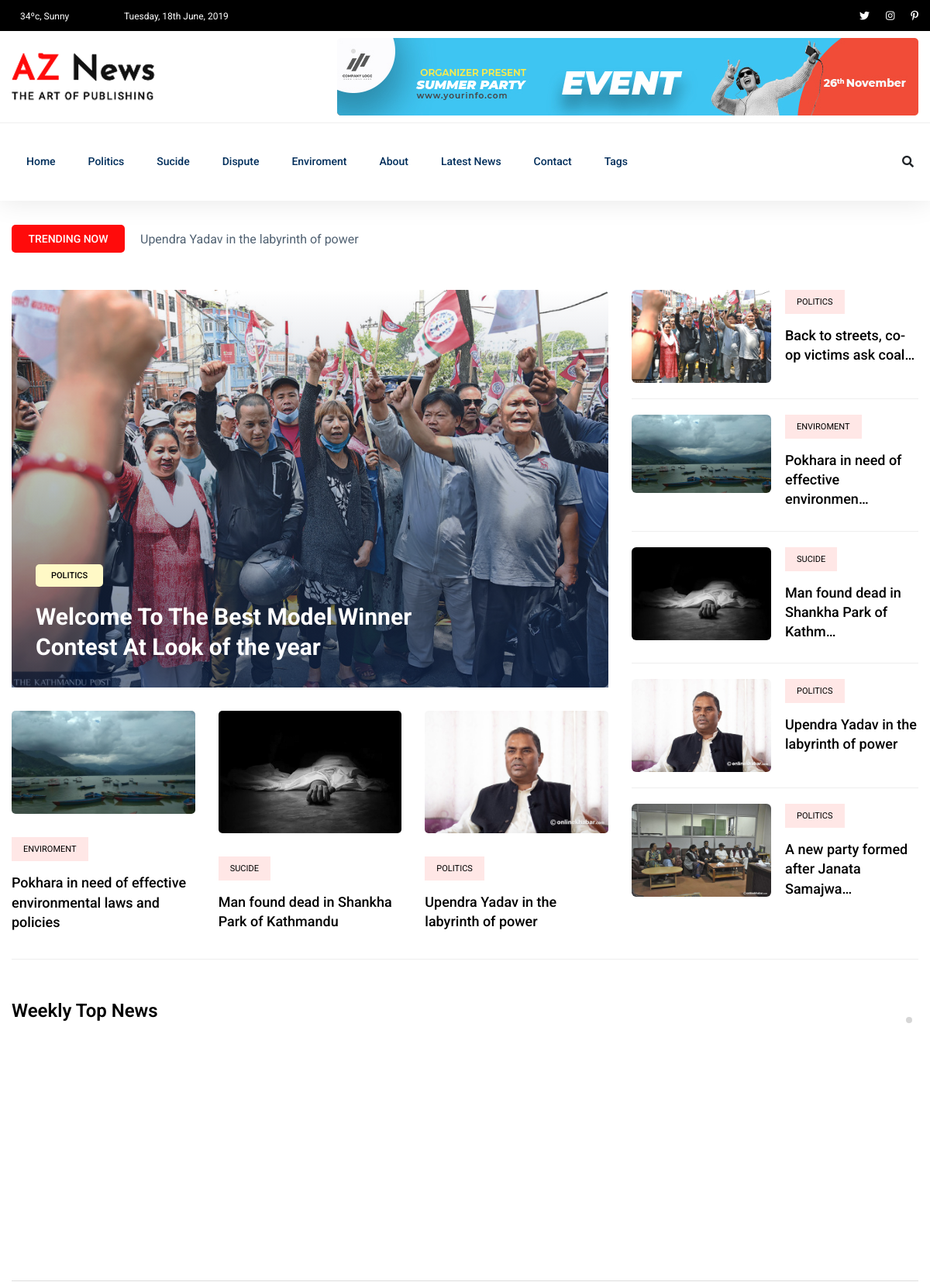
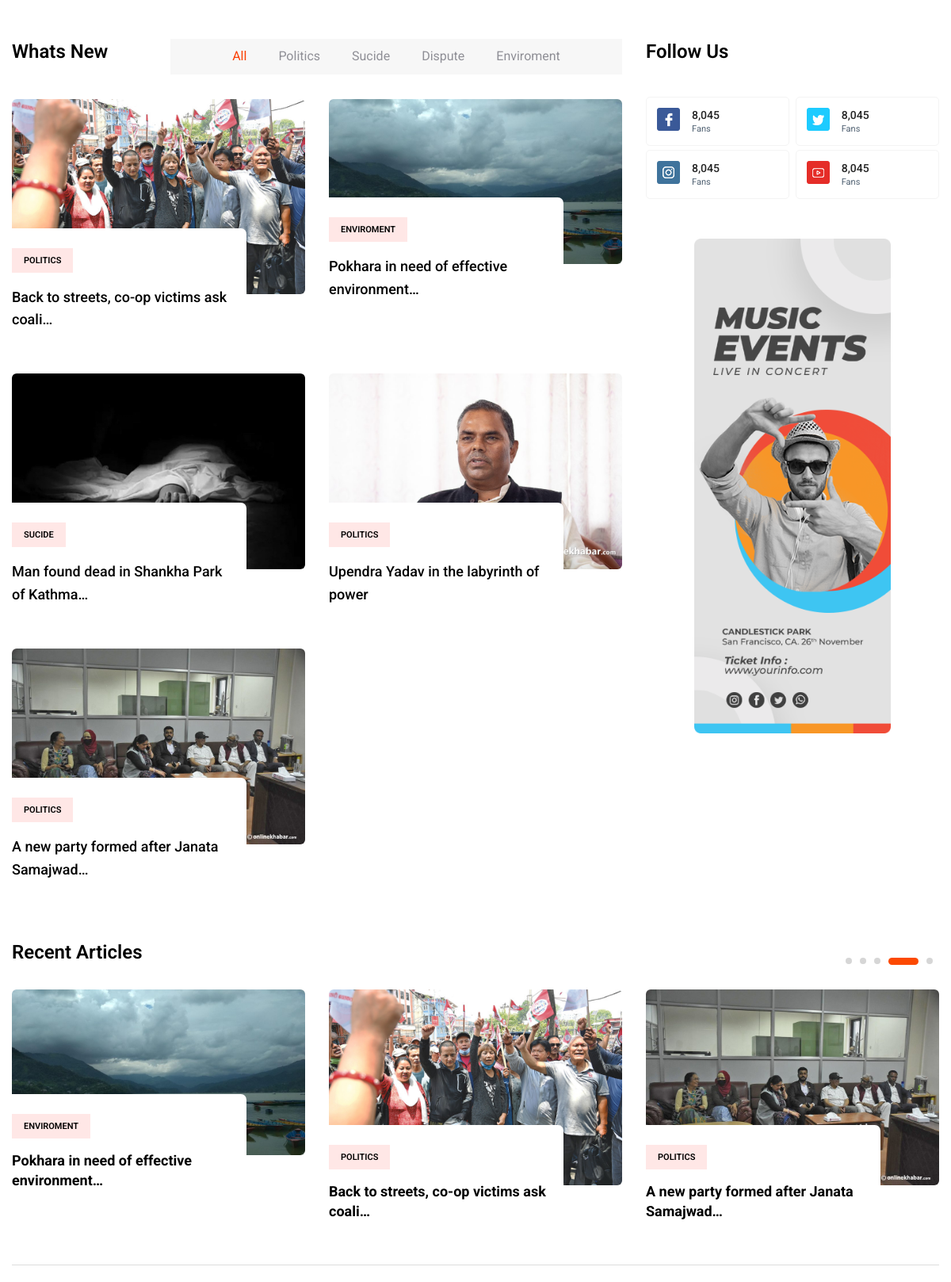
The page / (upper part) on the database its author committed (2 pictures, top to bottom).
### newspaper/models.py (models this page shows, shortened)
class TimeStampModel(models.Model):
    created_at = models.DateTimeField(auto_now_add=True)
    updated_at = models.DateTimeField(auto_now=True)
    class Meta:
        abstract = True

class Category(TimeStampModel):
    name = models.CharField(max_length=100)

class Post(TimeStampModel):
    STATUS_CHOICES = [
        ("active", "Active"),
        ("in_active", "IN_Active"),
    ]
    title = models.CharField(max_length=200)
    content = models.TextField()
    featured_image = models.ImageField(upload_to="post_image/%Y/%m/%d", blank=False)
    author = models.ForeignKey("auth.User", on_delete=models.CASCADE)
    status = models.CharField(max_length=20, choices=STATUS_CHOICES, default="active")
    views_count = models.PositiveBigIntegerField(default=0)
    published_at = models.DateTimeField(null=True, blank=True)
    category = models.ForeignKey(Category, on_delete=models.CASCADE)
    tag = models.ManyToManyField(Tag)

### newspaper/views.py (the view)
# urls.py: path('', views.HomeView.as_view(), name='home'),
class HomeView(ListView):
    model = Post
    template_name = "aznews/home.html"
    context_object_name = "posts"
    ordering = "-published_at"
    queryset = Post.objects.filter(published_at__isnull=False, status="active")
    def get_context_data(self, **kwargs):
        context = super().get_context_data(**kwargs)
        context["featured_post"] = (
            Post.objects.filter(published_at__isnull=False, status="active")
            .order_by("-published_at", "-views_count")
            .first()
        )
        context["featured_posts"] = Post.objects.filter(
            published_at__isnull=False, status="active"
        ).order_by("-published_at", "-views_count") [1:4]
        one_week_ago = timezone.now() - timedelta(days=7)
        context["weekly_top_posts"] = Post.objects.filter(
            published_at__isnull=False, status="active", published_at__gte=one_week_ago
        ).order_by("-published_at", "-views_count")[:7]
        context["recent_posts"] = Post.objects.filter(
            published_at__isnull=False, status="active"
        ).order_by("published_at")[:7]
        return context

### templates/aznews/home.html
{% extends "aznews/base.html" %}
{% load static %}
{% block content %}
    <main>
    {% include "aznews/home/trending/trending.html" %}
    {% include "aznews/home/weekly.html" %}
    {% include "aznews/home/whats_new.html" %}
    {% include "aznews/home/recent.html" %}
    </main>
{% endblock content %}

### templates/aznews/header.html (shortened to what this page needs)
{% load static %}
<header>
    <div class="header-area">
      <div class="main-header ">
        <div class="header-top black-bg d-none d-md-block">
          <div class="container">
            <div class="col-xl-12">
              <div class="row d-flex justify-content-between align-items-center">
                <div class="header-info-left">
                  <ul>
                    <li>
                      34ºc, Sunny
                    </li>
                    <li>
                      Tuesday, 18th June, 2019
                    </li>
                  </ul>
                </div>
                <div class="header-info-right">
                  <ul class="header-social">
                    <li>
                      <a href="#"><i class="fab fa-twitter"></i></a>
                    </li>
                    <li>
                      <a href="#"><i class="fab fa-instagram"></i></a>
                    </li>
                    <li>
                      <a href="#"><i class="fab fa-pinterest-p"></i></a>
                    </li>
                  </ul>
                </div>
              </div>
            </div>
          </div>
        </div>
        <div class="header-mid d-none d-md-block">
          <div class="container">
            <div class="row d-flex align-items-center">
              <div class="col-xl-3 col-lg-3 col-md-3">
                <div class="logo">
                  <a href="/">
                    <img src="{% static 'aznews/assets/img/logo/logo.png' %}" alt="" />
                  </a>
                </div>
              </div>
              <div class="col-xl-9 col-lg-9 col-md-9">
                <div class="header-banner f-right ">
                  <img src="{% static 'aznews/assets/img/hero/header_card.jpg' %}" alt="" />
                </div>
              </div>
            </div>
          </div>
        </div>
        <div class="header-bottom header-sticky">
          <div class="container">
            <div class="row align-items-center">
              <div class="col-xl-10 col-lg-10 col-md-12 header-flex">
                <div class="main-menu d-none d-md-block">
                  <nav>
                    <ul id="navigation">
                      <li>
                        <a href="/">Home</a>
                      </li>
                      {% for category in categories %}
                      <li>
                        <a href="{% url 'post-by-category' category.pk %}"> {{ category.name }}</a>
                      </li>
                      {% endfor %}
                      <li>
                        <a href="{% url 'about' %}">About</a>
                      </li>
                      <li>
                        <a href="{% url 'post-list' %}">Latest News</a>
                      </li>
                      <li>
                        <a href="{% url 'contact' %}">Contact</a>
                      </li>
                      <li>
                        <a href="#">Tags</a>
                      </li>
                    </ul>
                  </nav>
                </div>
              </div>
              <div class="col-xl-2 col-lg-2 col-md-4">
                <div class="header-right-btn f-right d-none d-lg-block">
                  <i class="fas fa-search special-tag"></i>
                </div>
              </div>
              <div class="col-12">
              </div>
            </div>
          </div>
        </div>
      </div>
    </div>
  </header>

### templates/aznews/home/trending/trending_title.html
{% load static %}
<div class="row">
    <div class="col-lg-12">
      <div class="trending-tittle">
        <strong>Trending now</strong>
        <div class="trending-animated">
          <ul id="js-news" class="js-hidden">
            {% for trending_post in trending_posts %}<li class="news-item">{{ trending_post.title }}</li>{% endfor %}
          </ul>
        </div>
      </div>
    </div>
  </div>

### templates/aznews/home/trending/trending_left.html
{% load static %}
<div class="col-lg-8">
    <div class="trending-top mb-30">
      <div class="trend-top-img">
        <img src="{{ featured_post.featured_image.url }}"
             alt="{{ featured_post.title }}" />
        <div class="trend-top-cap">
          <span>{{ featured_post.category.name }}</span>
          <h2>
            <a href="{% url 'post-detail' featured_post.pk %}">Welcome To The Best Model Winner
              <br />
            Contest At Look of the year</a>
          </h2>
        </div>
      </div>
    </div>
    <div class="trending-bottom">
      <div class="row">
        {% for featured_post in featured_posts %}
        <div class="col-lg-4">
          <div class="single-bottom mb-35">
            <div class="trend-bottom-img mb-30">
              <img src="{{ featured_post.featured_image.url }}"
                   alt="{{ featured_post.title }}" />
            </div>
            <div class="trend-bottom-cap">
              <span class="color1">{{ featured_post.category.name }}</span>
              <h4>
                <a href="{% url 'post-detail' featured_post.pk %}">{{ featured_post.title }} </a>
              </h4>
            </div>
          </div>
        </div>
        {% endfor %}
      </div>
    </div>
  </div>

### templates/aznews/home/trending/trending_right.html
{% load static %}
  <div class="col-lg-4">
    {% for post in posts %}
        <div class="trand-right-single d-flex">
            <div class="trand-right-img">
            <img src="{{ post.featured_image.url }}" alt="{{ post.title }}" width="180px"/>
        </div>
         <div class="trand-right-cap">
            <span class="color1">{{ post.category.name }}</span>
            <h4>
              <a href="{% url 'post-detail' featured_post.pk %}">{{ post.title|truncatechars:40 }}</a>
            </h4>
          </div>
        </div>
    {% endfor %}
  </div>

### templates/aznews/home/whats_new.html (shortened to what this page needs)
{% load static %}
 <section class="whats-news-area pt-50 pb-20">
    <div class="container">
        <div class="row">
        <div class="col-lg-8">
            <div class="row d-flex justify-content-between">
                <div class="col-lg-3 col-md-3">
                    <div class="section-tittle mb-30">
                        <h3>Whats New</h3>
                    </div>
                </div>
                <div class="col-lg-9 col-md-9">
                    <div class="properties__button">
                        <nav>
                            <div class="nav nav-tabs" id="nav-tab" role="tablist">
                                <a class="nav-item nav-link active" id="nav-home-tab" data-toggle="tab" href="#nav-home" role="tab" aria-controls="nav-home" aria-selected="true">All</a>
                                {% for category in categories %}
                                <a class="nav-item nav-link" id="nav-profile-tab" data-toggle="tab" href="#nav-{{ category.name|slugify }}" role="tab" aria-controls="nav-profile" aria-selected="false">{{ category.name }}</a>
                                {% endfor %}
                            </div>
                        </nav>
                    </div>
                </div>
            </div>
            <div class="row">
                <div class="col-12">
                    <div class="tab-content" id="nav-tabContent">
                        <div class="tab-pane fade show active" id="nav-home" role="tabpanel" aria-labelledby="nav-home-tab">
                            <div class="whats-news-caption">
                                <div class="row">
                                    {% for post in posts %}
                                    <div class="col-lg-6 col-md-6">
                                        <div class="single-what-news mb-100">
                                            <div class="what-img">
                                                <img src="{{ post.featured_image.url }}" alt="{{ post.title }}">
                                            </div>
                                            <div class="what-cap">
                                                <span class="color1">{{post.category.name }}</span>
                                                <h4><a href="#">{{ post.title|truncatechars:41 }}</a></h4>
                                            </div>
                                        </div>
                                    </div>
                                    {% endfor %}
                                </div>
                            </div>
                        </div>
                    </div>
                </div>
            </div>
        </div>
        <div class="col-lg-4">
            <div class="section-tittle mb-40">
                <h3>Follow Us</h3>
            </div>
            <div class="single-follow mb-45">
                <div class="single-box">
                    <div class="follow-us d-flex align-items-center">
                        <div class="follow-social">
                            <a href="#"><img src="{% static 'aznews/assets/img/news/icon-fb.png' %}" alt=""></a>
                        </div>
                        <div class="follow-count">
                            <span>8,045</span>
                            <p>Fans</p>
                        </div>
                    </div>
                    <div class="follow-us d-flex align-items-center">
                        <div class="follow-social">
                            <a href="#"><img src="{% static 'aznews/assets/img/news/icon-tw.png' %}" alt=""></a>
                        </div>
                        <div class="follow-count">
                            <span>8,045</span>
                            <p>Fans</p>
                        </div>
                    </div>
                        <div class="follow-us d-flex align-items-center">
                        <div class="follow-social">
                            <a href="#"><img src="{% static 'aznews/assets/img/news/icon-ins.png' %}" alt=""></a>
                        </div>
                        <div class="follow-count">
                            <span>8,045</span>
                            <p>Fans</p>
                        </div>
                    </div>
                    <div class="follow-us d-flex align-items-center">
                        <div class="follow-social">
                            <a href="#"><img src="{% static 'aznews/assets/img/news/icon-yo.png' %}" alt=""></a>
                        </div>
                        <div class="follow-count">
                            <span>8,045</span>
                            <p>Fans</p>
                        </div>
                    </div>
                </div>
            </div>
            <div class="news-poster d-none d-lg-block">
                <img src="{% static 'aznews/assets/img/news/news_card.jpg' %}" alt="">
            </div>
        </div>
        </div>
    </div>
</section>

### templates/aznews/home/recent.html
{% load static %}
  <div class="recent-articles">
    <div class="container">
       <div class="recent-wrapper">
            <div class="row">
                <div class="col-lg-12">
                    <div class="section-tittle mb-30">
                        <h3>Recent Articles</h3>
                    </div>
                </div>
            </div>
            <div class="row">
                <div class="col-12">
                    <div class="recent-active dot-style d-flex dot-style">
                        {% for recent_post in recent_posts %}
                            <div class="single-recent mb-100">
                                <div class="what-img">
                                    <img src="{{ recent_post.featured_image.url }}" alt="{{ recent_post.title }}"/>
                                </div>
                                <div class="what-cap">
                                    <span class="color1">{{ recent_post.category.name }}</span>
                                    <h4><a href="#">{{ recent_post.title|truncatechars:41 }}</a></h4>
                                </div>
                            </div>
                        {% endfor %}
                    </div>
                </div>
            </div>
       </div>
    </div>
</div>

### rows shown on the page
Category: name "Politics"
Category: name "Sucide"
Category: name "Dispute"
Category: name "Enviroment"
Post: title "Upendra Yadav in the labyrinth of power", featured_image (picture), category.name "POLITICS"
Post: featured_image (picture), category.name "POLITICS", title "Back to streets, co-op victims ask coal…", title "Back to streets, co-op victims ask coali…"
Post: featured_image (picture), category.name "ENVIROMENT", title "Pokhara in need of effective environmental laws and policies", title "Pokhara in need of effective environmen…", title "Pokhara in need of effective environment…"
Post: featured_image (picture), category.name "SUCIDE", title "Man found dead in Shankha Park of Kathmandu", title "Man found dead in Shankha Park of Kathm…", title "Man found dead in Shankha Park of Kathma…"
Post: featured_image (picture), category.name "POLITICS", title "A new party formed after Janata Samajwa…", title "A new party formed after Janata Samajwad…"
